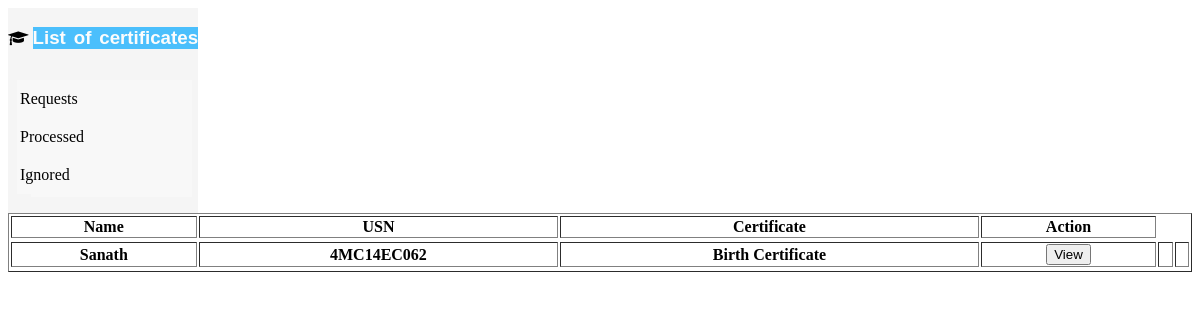
Before: /admin/index.php with the older database file.
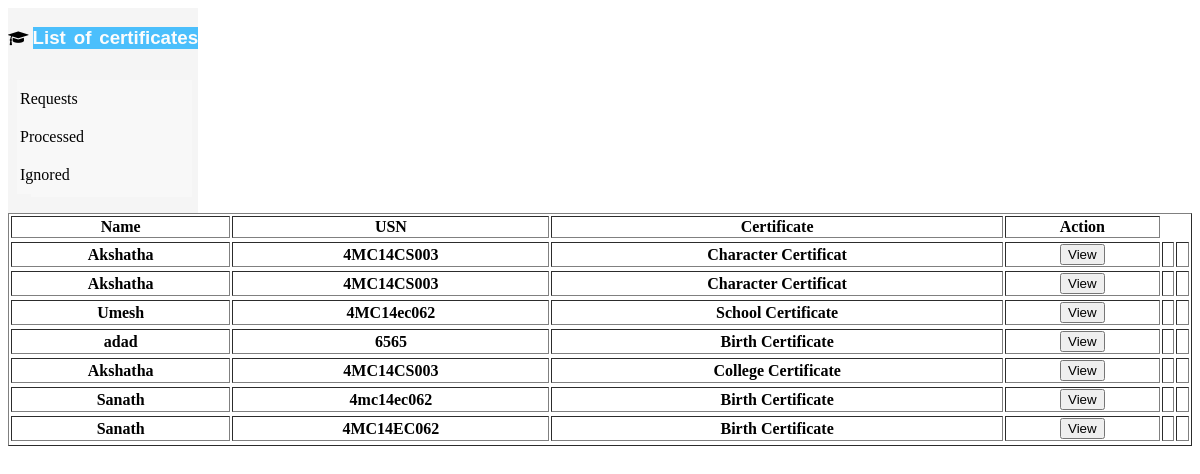
After: the same page with the newer database file.
### tables this page shows
CREATE TABLE `requests` (
  `id` int(11) NOT NULL,
  `name` varchar(50) NOT NULL,
  `usn` varchar(20) NOT NULL,
  `fathersname` varchar(50) NOT NULL,
  `certificateName` varchar(20) NOT NULL,
  `email` varchar(20) NOT NULL,
  `mobileno` varchar(11) NOT NULL,
  `message` text NOT NULL
);

### admin/index.php (the view, shortened to what this page needs)
<?php include '../Database.php'; ?>
<?php
	$query = "SELECT * FROM requests ORDER BY id DESC";
	$requests = mysqli_query($con, $query);
?>
<!DOCTYPE html>
<html>
<head lang="en">
    <link rel="stylesheet" href="../css/style.css">
    <link rel="stylesheet" href="../css/font-awesome.css">
    </head>
    <body>
    <div class="container">
        <i class="fa fa-graduation-cap" aria-hidden="true"></i> <h3>  List of certificates</h3>
        <ul>
        <li> <a href="index.php">Requests</a> </li>
        <li> <a href="processed.php">Processed</a> </li>
        <li> <a href="ignored.php">Ignored</a> </li>
        </ul>
    </div>
	<div class="table">
       <table style="width:100%" border="1" >
			<tr>
				<th>Name</th>
				<th>USN</th>
				<th>Certificate</th>
				<th>Action</tr>
			<tr>
			<?php while($row = mysqli_fetch_assoc($requests)) : ?>
			<form method = "post" action="view.php">
			<tr>
				<th name = "name" value = "<?php echo $row['name'];?>"><?php echo $row['name'];?></th>
				<th><?php echo $row['usn'];?></th>
				<th><?php echo $row['certificateName'];?></th>
				<th><input type="submit" name="view" value="View" onclick="mover()"/><th>
                <th><input type="hidden" value="<?php echo $row['id']?>" name="idret" ></th>
				</tr>
			</form>
			<?php endwhile; ?>
		   </tr>
		</table>
		</div>
    </body>
</html>

### css/style.css (style rules this page uses)
html,body { height:100%; }
h3 { display: inline-block; background-color: #4bbffc; color: #fcfcfc; font-family: sans-serif; word-spacing:2.7px; }
.container { float: left; background-color:whitesmoke; }
.container a,li { margin-right:6px; background-color: #f8f8f8; font-family: serif; color:black; display: block; list-style: none; padding: 3px; margin-left:-17px; text-decoration: none; //border-bottom:1px solid #313030; line-height: 2; margin-top: -3px; }

Changed rows visible on the page:
added requests: name "Akshatha", usn "4MC14CS003", certificateName "Character Certificat"
added requests: name "Akshatha", usn "4MC14CS003", certificateName "Character Certificat"
added requests: name "Umesh", usn "4MC14ec062", certificateName "School Certificate"
added requests: name "adad", usn "6565", certificateName "Birth Certificate"
added requests: name "Akshatha", usn "4MC14CS003", certificateName "College Certificate"
added requests: name "Sanath", usn "4mc14ec062", certificateName "Birth Certificate"
